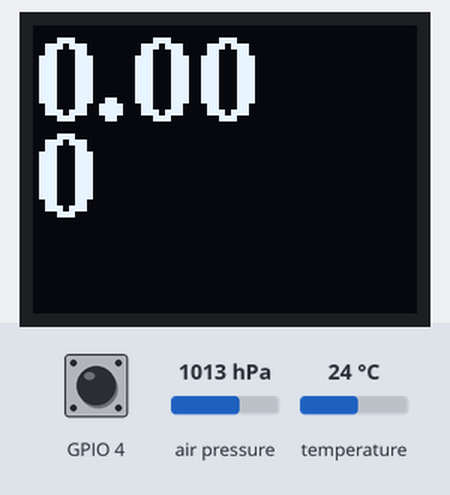
Simulated run of this sketch. Board: ESP32. Parts: 64×48 one-colour display. Inputs (shaded band) come from the test bench; at power-on: GPIO 4 HIGH, air pressure 1013 hPa, temperature 24 °C. What the sketch prints to the serial monitor is not drawn.

Above: at 0.2 s.

The sketch:

ESP-Smart-Watch-AIO.ino
```cpp
#include <Arduino.h>
#include <U8g2lib.h>
#include <Wire.h>
#include <SFE_BMP180.h>
#include <TinyGPS++.h>
#include <SimpleKalmanFilter.h>
//#include <MAX30105.h>
//#include "heartrate.h"

/*
 SimpleKalmanFilter(e_mea, e_est, q);
 e_mea: Measurement Uncertainty
 e_est: Estimation Uncertainty
 q: Process Noise
 */

SimpleKalmanFilter pressureKalmanFilter(0.1, 0.02, 0.01);
U8G2_SSD1306_64X48_ER_F_HW_I2C u8g2(U8G2_R0, U8X8_PIN_NONE);
TinyGPSPlus gps;
//MAX30105 heartratesensor;
SFE_BMP180 bmp;

//---------------------------------------------BMP---------------------------------------------
const long SERIAL_REFRESH_TIME = 100;
long refresh_time;

float baseline; // baseline pressure

double getPressure() {
  char status;
  double T,P;
  status = bmp.startTemperature();
  if (status != 0) {
    delay(status);
    status = bmp.getTemperature(T);
    if (status != 0) {
      status = bmp.startPressure(3);
      if (status != 0) {
        delay(status);
        status = bmp.getPressure(P,T);
        if (status != 0) {
          return(P);
        }
      }
    }
  }
}

double altitudeOffset, calibratedAltitude;

//---------------------------------------------Cardio---------------------------------------------
/*
const byte RATE_SIZE = 4;
byte rates[RATE_SIZE];
byte rateSpot = 0;
long lastBeat = 0;
float beatsPerMinute;
int beatAvg;
*/

//---------------------------------------------GPS---------------------------------------------
int totalTrip, previousTotalTrip, previousGPSLat, previousGPSLng;
int currentAlt, previousAlt, previousUpHill, currentUpHill;
int minGPSSpeed, maxGPSSpeed, avgGPSSpeed, previousAvgGPSSpeed, currentGPSSpeed;
int gpsSecond, gpsMinute, gpsHour, gpsDay, gpsMonth, gpsYear;


//---------------------------------------------SETUP---------------------------------------------
void setup(){
  Serial.begin(115200);

  // BMP180 Pressure sensor start
  if (!bmp.begin()) {
    Serial.println("BMP180 Pressure Sensor Error!");
    while(1); // Pause forever.
  }
  baseline = getPressure();


  /*
  heartratesensor.setup();
  heartratesensor.setPulseAmplitudeRed(0x0A);
  heartratesensor.setPulseAmplitudeGreen(0);
 */


  u8g2.begin();

}


//---------------------------------------------LOOP---------------------------------------------
void loop(){
   float p = getPressure();
  float altitude = bmp.altitude(p,baseline);
  float estimated_altitude = pressureKalmanFilter.updateEstimate(altitude);


   /*
  long irValue = heartratesensor.getIR();

  if (checkForBeat(irValue) == true){

    //We sensed a beat!
    long delta = millis() - lastBeat;
    lastBeat = millis();

    beatsPerMinute = 60 / (delta / 1000.0);

    if (beatsPerMinute < 255 && beatsPerMinute > 20){

      rates[rateSpot++] = (byte)beatsPerMinute; //Store this reading in the array
      rateSpot %= RATE_SIZE; //Wrap variable

      //Take average of readings
      beatAvg = 0;
      for (byte x = 0 ; x < RATE_SIZE ; x++)
        beatAvg += rates[x];
      beatAvg /= RATE_SIZE;

    }

  }
*/

  if(gps.satellites.value() > 4){

  totalTrip = previousTotalTrip + TinyGPSPlus::distanceBetween(gps.location.lat(), gps.location.lng(), previousGPSLat, previousGPSLng);
  previousTotalTrip = totalTrip;
  previousGPSLat = gps.location.lat();
  previousGPSLng = gps.location.lng();

  currentAlt = gps.altitude.meters();
  if(currentAlt > previousAlt){
    currentUpHill = previousUpHill + (currentAlt - previousAlt);
    previousUpHill = currentUpHill;
  }
  previousAlt = currentAlt;


  if(minGPSSpeed > gps.speed.mps()){
    minGPSSpeed = gps.speed.mps();
  }
  if(maxGPSSpeed < gps.speed.mps()){
    maxGPSSpeed = gps.speed.mps();
  }
  avgGPSSpeed = (previousAvgGPSSpeed + gps.speed.mps()) / 2;
  previousAvgGPSSpeed = avgGPSSpeed;
  currentGPSSpeed = gps.speed.mps();

  gpsSecond = gps.time.second();
  gpsMinute = gps.time.minute();
  gpsHour   = gps.time.hour();
  gpsDay    = gps.date.day();
  gpsMonth  = gps.date.month();
  gpsYear   = gps.date.year();

  }


  if(touchRead(T0) < 80){
    altitudeOffset = estimated_altitude;
    Serial.println("Calibrated");
  }

  if (millis() > refresh_time) {
    Serial.print(calibratedAltitude,6);
    Serial.println();
    refresh_time = millis() + SERIAL_REFRESH_TIME;
    calibratedAltitude = estimated_altitude - altitudeOffset;

     u8g2.firstPage();
  do {
    u8g2.setFont(u8g2_font_ncenB14_tr);
    u8g2.setCursor(0, 16);
    u8g2.print(calibratedAltitude);
    u8g2.setCursor(0, 32);
    u8g2.print(gps.satellites.value());

  }
  while (
    u8g2.nextPage()
  );

  }


}
```
